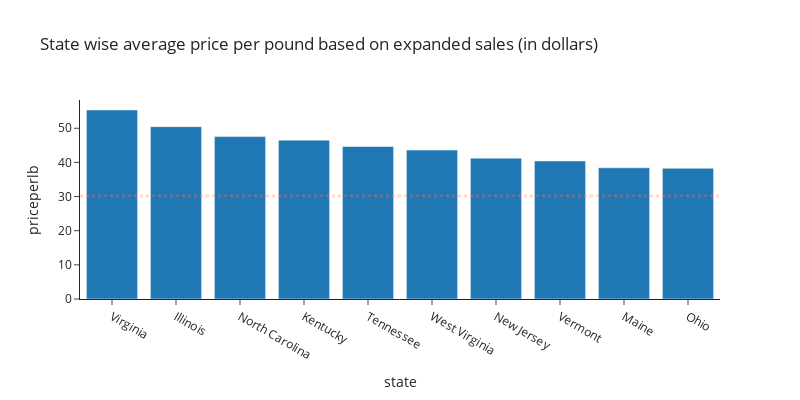

Notebook cell for this chart:
### Markdown cell above
Now, let's add a line to it which will indicate the mean value of price per lb using the Plotly function fig.add_shape(). The function will take the following inputs- 
  * type - Type of the shape
  * 'line_color', 'line_width', and 'line_dash' will help us to style the line to be added to the plot
  * 'x0' and 'x1' will set the x -coordinates for the line using x0 and x1. 
  * 'xref = 'paper' refers to the distance from the left of the plotting area in normalized coordinates where "0" corresponds to the left and "1" corresponds to the right.
  * 'total.proceperlb.mean( )' calculates the mean value of the price per pound of honey produced by every state. 
  *  y0 and y1 denote the y-coordinate of the line.

### Code cell
#computing the total price per lb by state using which we will compute the mean
total = honeyprod.groupby('state')['priceperlb'].sum().reset_index()

#add a horizontal line indicating mean price per lb value 
fig.add_shape(
    type="line", line_color="salmon", line_width=3, line_dash="dot",
    x0=0, x1=1, xref="paper", y0=total.priceperlb.mean(), y1=total.priceperlb.mean()
    )
fig.show()

### Figure 1 — Plotly figure (JSON) as saved in the notebook; plotly's stock layout.template omitted (floating-point values rounded to 4 significant figures)
{"data": [{"alignmentgroup": "True", "hovertemplate": "state=%{x}<br>priceperlb=%{y}<extra></extra>", "legendgroup": "", "marker": {"color": "#1F77B4", "pattern": {"shape": ""}}, "name": "", "offsetgroup": "", "orientation": "v", "showlegend": false, "textposition": "auto", "type": "bar", "x": ["Virginia", "Illinois", "North Carolina", "Kentucky", "Tennessee", "West Virginia", "New Jersey", "Vermont", "Maine", "Ohio"], "xaxis": "x", "y": [55.36, 50.47, 47.56, 46.51, 44.64, 43.61, 41.25, 40.43, 38.42, 38.26], "yaxis": "y"}], "layout": {"barmode": "relative", "height": 400, "legend": {"tracegroupgap": 0}, "shapes": [{"line": {"color": "salmon", "dash": "dot", "width": 3}, "type": "line", "x0": 0, "x1": 1, "xref": "paper", "y0": 30.24, "y1": 30.24}], "title": {"text": "State wise average price per pound based on expanded sales (in dollars)"}, "width": 800, "xaxis": {"anchor": "y", "domain": [0, 1], "title": {"text": "state"}}, "yaxis": {"anchor": "x", "domain": [0, 1], "title": {"text": "priceperlb"}}}}
